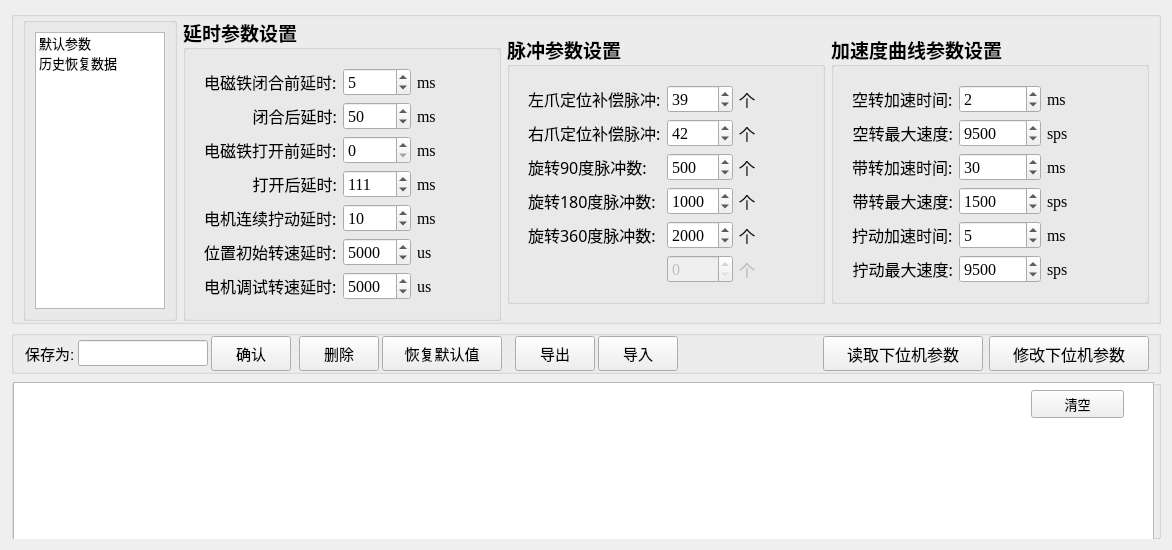
<?xml version="1.0" encoding="UTF-8"?>
<ui version="4.0">
 <class>DataSheetWidget</class>
 <widget class="QWidget" name="DataSheetWidget">
  <property name="geometry">
   <rect>
    <x>0</x>
    <y>0</y>
    <width>1172</width>
    <height>550</height>
   </rect>
  </property>
  <property name="sizePolicy">
   <sizepolicy hsizetype="Fixed" vsizetype="Fixed">
    <horstretch>0</horstretch>
    <verstretch>0</verstretch>
   </sizepolicy>
  </property>
  <property name="windowTitle">
   <string>Form</string>
  </property>
  <layout class="QVBoxLayout" name="verticalLayout_3">
   <item>
    <widget class="QGroupBox" name="paraHorizontalGroupBox">
     <property name="sizePolicy">
      <sizepolicy hsizetype="Maximum" vsizetype="Preferred">
       <horstretch>0</horstretch>
       <verstretch>0</verstretch>
      </sizepolicy>
     </property>
     <property name="minimumSize">
      <size>
       <width>1142</width>
       <height>0</height>
      </size>
     </property>
     <property name="maximumSize">
      <size>
       <width>1150</width>
       <height>16777215</height>
      </size>
     </property>
     <property name="alignment">
      <set>Qt::AlignCenter</set>
     </property>
     <property name="flat">
      <bool>false</bool>
     </property>
     <layout class="QHBoxLayout" name="horizontalLayout">
      <property name="sizeConstraint">
       <enum>QLayout::SetDefaultConstraint</enum>
      </property>
      <property name="topMargin">
       <number>0</number>
      </property>
      <property name="bottomMargin">
       <number>0</number>
      </property>
      <item>
       <widget class="QGroupBox" name="StrategyGroupBox">
        <property name="sizePolicy">
         <sizepolicy hsizetype="Maximum" vsizetype="Preferred">
          <horstretch>0</horstretch>
          <verstretch>0</verstretch>
         </sizepolicy>
        </property>
        <property name="minimumSize">
         <size>
          <width>0</width>
          <height>216</height>
         </size>
        </property>
        <property name="maximumSize">
         <size>
          <width>16777215</width>
          <height>16777215</height>
         </size>
        </property>
        <property name="font">
         <font>
          <pointsize>14</pointsize>
          <weight>75</weight>
          <bold>true</bold>
         </font>
        </property>
        <layout class="QVBoxLayout" name="verticalLayout_4">
         <item>
          <widget class="QListWidget" name="list_strategy">
           <property name="sizePolicy">
            <sizepolicy hsizetype="Minimum" vsizetype="Minimum">
             <horstretch>0</horstretch>
             <verstretch>0</verstretch>
            </sizepolicy>
           </property>
           <property name="minimumSize">
            <size>
             <width>130</width>
             <height>0</height>
            </size>
           </property>
           <property name="maximumSize">
            <size>
             <width>130</width>
             <height>16777215</height>
            </size>
           </property>
           <property name="font">
            <font>
             <pointsize>10</pointsize>
             <weight>50</weight>
             <bold>false</bold>
            </font>
           </property>
           <property name="editTriggers">
            <set>QAbstractItemView::EditKeyPressed|QAbstractItemView::SelectedClicked</set>
           </property>
           <property name="dragEnabled">
            <bool>true</bool>
           </property>
           <property name="currentRow">
            <number>-1</number>
           </property>
           <property name="sortingEnabled">
            <bool>false</bool>
           </property>
           <item>
            <property name="text">
             <string>默认参数</string>
            </property>
            <property name="font">
             <font>
              <pointsize>10</pointsize>
             </font>
            </property>
            <property name="flags">
             <set>ItemIsSelectable|ItemIsUserCheckable|ItemIsEnabled</set>
            </property>
           </item>
           <item>
            <property name="text">
             <string>历史恢复数据</string>
            </property>
            <property name="statusTip">
             <string/>
            </property>
            <property name="font">
             <font>
              <pointsize>10</pointsize>
              <kerning>true</kerning>
             </font>
            </property>
            <property name="textAlignment">
             <set>AlignLeading|AlignTop</set>
            </property>
            <property name="background">
             <brush brushstyle="NoBrush">
              <color alpha="255">
               <red>0</red>
               <green>0</green>
               <blue>0</blue>
              </color>
             </brush>
            </property>
            <property name="flags">
             <set>ItemIsSelectable|ItemIsUserCheckable|ItemIsEnabled</set>
            </property>
           </item>
          </widget>
         </item>
        </layout>
       </widget>
      </item>
      <item>
       <widget class="QGroupBox" name="TimeDelayGroupBox">
        <property name="enabled">
         <bool>true</bool>
        </property>
        <property name="sizePolicy">
         <sizepolicy hsizetype="Preferred" vsizetype="Maximum">
          <horstretch>0</horstretch>
          <verstretch>0</verstretch>
         </sizepolicy>
        </property>
        <property name="font">
         <font>
          <family>宋体</family>
          <pointsize>14</pointsize>
          <weight>75</weight>
          <bold>true</bold>
         </font>
        </property>
        <property name="title">
         <string>延时参数设置</string>
        </property>
        <property name="flat">
         <bool>false</bool>
        </property>
        <property name="checkable">
         <bool>false</bool>
        </property>
        <layout class="QVBoxLayout" name="TimeDelayverticalLayout">
         <item>
          <widget class="QFrame" name="gridFrame">
           <property name="font">
            <font>
             <family>宋体</family>
             <pointsize>12</pointsize>
             <weight>50</weight>
             <bold>false</bold>
            </font>
           </property>
           <layout class="QGridLayout" name="gridLayout">
            <item row="10" column="0">
             <widget class="QLabel" name="label_key06">
              <property name="text">
               <string>电机调试转速延时:</string>
              </property>
             </widget>
            </item>
            <item row="8" column="0">
             <widget class="QLabel" name="label_key04">
              <property name="text">
               <string>电机连续拧动延时:</string>
              </property>
             </widget>
            </item>
            <item row="10" column="1">
             <widget class="QSpinBox" name="spin_para06">
              <property name="font">
               <font>
                <family>Times New Roman</family>
               </font>
              </property>
              <property name="maximum">
               <number>99999</number>
              </property>
              <property name="value">
               <number>5000</number>
              </property>
             </widget>
            </item>
            <item row="3" column="2">
             <widget class="QLabel" name="label_2">
              <property name="font">
               <font>
                <family>Times New Roman</family>
               </font>
              </property>
              <property name="text">
               <string>ms</string>
              </property>
             </widget>
            </item>
            <item row="8" column="1">
             <widget class="QSpinBox" name="spin_para04">
              <property name="font">
               <font>
                <family>Times New Roman</family>
               </font>
              </property>
              <property name="maximum">
               <number>99999</number>
              </property>
              <property name="value">
               <number>10</number>
              </property>
             </widget>
            </item>
            <item row="9" column="1">
             <widget class="QSpinBox" name="spin_para05">
              <property name="font">
               <font>
                <family>Times New Roman</family>
               </font>
              </property>
              <property name="maximum">
               <number>99999</number>
              </property>
              <property name="value">
               <number>5000</number>
              </property>
             </widget>
            </item>
            <item row="3" column="1">
             <widget class="QSpinBox" name="spin_para01">
              <property name="font">
               <font>
                <family>Times New Roman</family>
               </font>
              </property>
              <property name="suffix">
               <string/>
              </property>
              <property name="prefix">
               <string/>
              </property>
              <property name="maximum">
               <number>99999</number>
              </property>
              <property name="value">
               <number>50</number>
              </property>
              <property name="displayIntegerBase">
               <number>10</number>
              </property>
             </widget>
            </item>
            <item row="3" column="0">
             <widget class="QLabel" name="label_key01">
              <property name="text">
               <string>闭合后延时:</string>
              </property>
              <property name="alignment">
               <set>Qt::AlignRight|Qt::AlignTrailing|Qt::AlignVCenter</set>
              </property>
             </widget>
            </item>
            <item row="9" column="0">
             <widget class="QLabel" name="label_key05">
              <property name="text">
               <string>位置初始转速延时:</string>
              </property>
             </widget>
            </item>
            <item row="9" column="2">
             <widget class="QLabel" name="label_10">
              <property name="font">
               <font>
                <family>Times New Roman</family>
               </font>
              </property>
              <property name="text">
               <string>us</string>
              </property>
             </widget>
            </item>
            <item row="10" column="2">
             <widget class="QLabel" name="label_11">
              <property name="font">
               <font>
                <family>Times New Roman</family>
               </font>
              </property>
              <property name="text">
               <string>us</string>
              </property>
             </widget>
            </item>
            <item row="8" column="2">
             <widget class="QLabel" name="label_9">
              <property name="font">
               <font>
                <family>Times New Roman</family>
               </font>
              </property>
              <property name="text">
               <string>ms</string>
              </property>
             </widget>
            </item>
            <item row="0" column="2">
             <widget class="QLabel" name="label_12">
              <property name="enabled">
               <bool>true</bool>
              </property>
              <property name="font">
               <font>
                <family>Times New Roman</family>
               </font>
              </property>
              <property name="text">
               <string>ms</string>
              </property>
             </widget>
            </item>
            <item row="0" column="0">
             <widget class="QLabel" name="label_key00">
              <property name="enabled">
               <bool>true</bool>
              </property>
              <property name="text">
               <string>电磁铁闭合前延时:</string>
              </property>
             </widget>
            </item>
            <item row="7" column="2">
             <widget class="QLabel" name="label_4">
              <property name="font">
               <font>
                <family>Times New Roman</family>
               </font>
              </property>
              <property name="text">
               <string>ms</string>
              </property>
             </widget>
            </item>
            <item row="7" column="1">
             <widget class="QSpinBox" name="spin_para03">
              <property name="font">
               <font>
                <family>Times New Roman</family>
               </font>
              </property>
              <property name="maximum">
               <number>99999</number>
              </property>
              <property name="value">
               <number>111</number>
              </property>
             </widget>
            </item>
            <item row="7" column="0">
             <widget class="QLabel" name="label_key03">
              <property name="text">
               <string>打开后延时:</string>
              </property>
              <property name="alignment">
               <set>Qt::AlignRight|Qt::AlignTrailing|Qt::AlignVCenter</set>
              </property>
             </widget>
            </item>
            <item row="0" column="1">
             <widget class="QSpinBox" name="spin_para00">
              <property name="enabled">
               <bool>true</bool>
              </property>
              <property name="font">
               <font>
                <family>Times New Roman</family>
               </font>
              </property>
              <property name="suffix">
               <string/>
              </property>
              <property name="value">
               <number>5</number>
              </property>
             </widget>
            </item>
            <item row="4" column="0">
             <widget class="QLabel" name="label_key02">
              <property name="text">
               <string>电磁铁打开前延时:</string>
              </property>
             </widget>
            </item>
            <item row="4" column="1">
             <widget class="QSpinBox" name="spin_para02">
              <property name="font">
               <font>
                <family>Times New Roman</family>
               </font>
              </property>
              <property name="value">
               <number>0</number>
              </property>
             </widget>
            </item>
            <item row="4" column="2">
             <widget class="QLabel" name="label">
              <property name="font">
               <font>
                <family>Times New Roman</family>
               </font>
              </property>
              <property name="text">
               <string>ms</string>
              </property>
             </widget>
            </item>
           </layout>
          </widget>
         </item>
        </layout>
       </widget>
      </item>
      <item>
       <widget class="QGroupBox" name="PulseGroupBox">
        <property name="sizePolicy">
         <sizepolicy hsizetype="Preferred" vsizetype="Maximum">
          <horstretch>0</horstretch>
          <verstretch>0</verstretch>
         </sizepolicy>
        </property>
        <property name="font">
         <font>
          <family>宋体</family>
          <pointsize>14</pointsize>
          <weight>75</weight>
          <bold>true</bold>
         </font>
        </property>
        <property name="title">
         <string>脉冲参数设置</string>
        </property>
        <layout class="QVBoxLayout" name="verticalLayout_2">
         <item>
          <widget class="QFrame" name="PulseGridFrame">
           <property name="sizePolicy">
            <sizepolicy hsizetype="Preferred" vsizetype="Preferred">
             <horstretch>0</horstretch>
             <verstretch>0</verstretch>
            </sizepolicy>
           </property>
           <property name="font">
            <font>
             <pointsize>12</pointsize>
             <weight>50</weight>
             <bold>false</bold>
            </font>
           </property>
           <layout class="QGridLayout" name="gridLayout_2">
            <item row="2" column="1">
             <widget class="QSpinBox" name="spin_para12">
              <property name="enabled">
               <bool>true</bool>
              </property>
              <property name="font">
               <font>
                <family>Times New Roman</family>
               </font>
              </property>
              <property name="maximum">
               <number>9999</number>
              </property>
              <property name="value">
               <number>500</number>
              </property>
             </widget>
            </item>
            <item row="0" column="0">
             <widget class="QLabel" name="label_key10">
              <property name="text">
               <string>左爪定位补偿脉冲:</string>
              </property>
             </widget>
            </item>
            <item row="0" column="1">
             <widget class="QSpinBox" name="spin_para10">
              <property name="font">
               <font>
                <family>Times New Roman</family>
               </font>
              </property>
              <property name="maximum">
               <number>9999</number>
              </property>
              <property name="value">
               <number>39</number>
              </property>
             </widget>
            </item>
            <item row="0" column="2">
             <widget class="QLabel" name="label_P1_2">
              <property name="text">
               <string>个</string>
              </property>
             </widget>
            </item>
            <item row="1" column="1">
             <widget class="QSpinBox" name="spin_para11">
              <property name="font">
               <font>
                <family>Times New Roman</family>
               </font>
              </property>
              <property name="maximum">
               <number>9999</number>
              </property>
              <property name="value">
               <number>42</number>
              </property>
             </widget>
            </item>
            <item row="1" column="0">
             <widget class="QLabel" name="label_key11">
              <property name="text">
               <string>右爪定位补偿脉冲:</string>
              </property>
             </widget>
            </item>
            <item row="3" column="0">
             <widget class="QLabel" name="label_key13">
              <property name="enabled">
               <bool>true</bool>
              </property>
              <property name="text">
               <string>旋转180度脉冲数:</string>
              </property>
              <property name="buddy">
               <cstring>label_key13</cstring>
              </property>
             </widget>
            </item>
            <item row="1" column="2">
             <widget class="QLabel" name="label_P2_2">
              <property name="text">
               <string>个</string>
              </property>
             </widget>
            </item>
            <item row="3" column="1">
             <widget class="QSpinBox" name="spin_para13">
              <property name="enabled">
               <bool>true</bool>
              </property>
              <property name="font">
               <font>
                <family>Times New Roman</family>
               </font>
              </property>
              <property name="maximum">
               <number>9999</number>
              </property>
              <property name="value">
               <number>1000</number>
              </property>
             </widget>
            </item>
            <item row="2" column="0">
             <widget class="QLabel" name="label_key12">
              <property name="enabled">
               <bool>true</bool>
              </property>
              <property name="text">
               <string>旋转90度脉冲数:</string>
              </property>
             </widget>
            </item>
            <item row="4" column="0">
             <widget class="QLabel" name="label_key14">
              <property name="enabled">
               <bool>true</bool>
              </property>
              <property name="text">
               <string>旋转360度脉冲数:</string>
              </property>
             </widget>
            </item>
            <item row="5" column="0">
             <widget class="QLabel" name="label_20">
              <property name="text">
               <string/>
              </property>
             </widget>
            </item>
            <item row="4" column="1">
             <widget class="QSpinBox" name="spin_para14">
              <property name="enabled">
               <bool>true</bool>
              </property>
              <property name="font">
               <font>
                <family>Times New Roman</family>
               </font>
              </property>
              <property name="maximum">
               <number>9999</number>
              </property>
              <property name="value">
               <number>2000</number>
              </property>
             </widget>
            </item>
            <item row="5" column="1">
             <widget class="QSpinBox" name="spinBox_12">
              <property name="enabled">
               <bool>false</bool>
              </property>
              <property name="font">
               <font>
                <family>Times New Roman</family>
               </font>
              </property>
             </widget>
            </item>
            <item row="2" column="2">
             <widget class="QLabel" name="label_21">
              <property name="enabled">
               <bool>true</bool>
              </property>
              <property name="text">
               <string>个</string>
              </property>
             </widget>
            </item>
            <item row="3" column="2">
             <widget class="QLabel" name="label_22">
              <property name="enabled">
               <bool>true</bool>
              </property>
              <property name="text">
               <string>个</string>
              </property>
             </widget>
            </item>
            <item row="4" column="2">
             <widget class="QLabel" name="label_23">
              <property name="enabled">
               <bool>true</bool>
              </property>
              <property name="text">
               <string>个</string>
              </property>
             </widget>
            </item>
            <item row="5" column="2">
             <widget class="QLabel" name="label_P6_2">
              <property name="enabled">
               <bool>false</bool>
              </property>
              <property name="text">
               <string>个</string>
              </property>
             </widget>
            </item>
           </layout>
          </widget>
         </item>
        </layout>
       </widget>
      </item>
      <item>
       <widget class="QGroupBox" name="SCurveGroupBox">
        <property name="sizePolicy">
         <sizepolicy hsizetype="Preferred" vsizetype="Maximum">
          <horstretch>0</horstretch>
          <verstretch>0</verstretch>
         </sizepolicy>
        </property>
        <property name="font">
         <font>
          <family>宋体</family>
          <pointsize>14</pointsize>
          <weight>75</weight>
          <bold>true</bold>
         </font>
        </property>
        <property name="title">
         <string>加速度曲线参数设置</string>
        </property>
        <layout class="QVBoxLayout" name="verticalLayout">
         <item>
          <widget class="QFrame" name="SCurveGridFrame">
           <property name="font">
            <font>
             <family>宋体</family>
             <pointsize>12</pointsize>
             <weight>50</weight>
             <bold>false</bold>
            </font>
           </property>
           <layout class="QGridLayout" name="gridLayout_4">
            <item row="0" column="0">
             <widget class="QLabel" name="label_key20">
              <property name="text">
               <string>空转加速时间:</string>
              </property>
             </widget>
            </item>
            <item row="0" column="2">
             <widget class="QLabel" name="label_38">
              <property name="font">
               <font>
                <family>Times New Roman</family>
                <pointsize>12</pointsize>
               </font>
              </property>
              <property name="text">
               <string>ms</string>
              </property>
             </widget>
            </item>
            <item row="0" column="1">
             <widget class="QSpinBox" name="spin_para20">
              <property name="font">
               <font>
                <family>Times New Roman</family>
                <pointsize>12</pointsize>
               </font>
              </property>
              <property name="maximum">
               <number>999</number>
              </property>
              <property name="value">
               <number>2</number>
              </property>
             </widget>
            </item>
            <item row="1" column="0">
             <widget class="QLabel" name="label_key21">
              <property name="text">
               <string>空转最大速度:</string>
              </property>
              <property name="alignment">
               <set>Qt::AlignRight|Qt::AlignTrailing|Qt::AlignVCenter</set>
              </property>
             </widget>
            </item>
            <item row="1" column="2">
             <widget class="QLabel" name="label_41">
              <property name="font">
               <font>
                <family>Times New Roman</family>
                <pointsize>12</pointsize>
               </font>
              </property>
              <property name="text">
               <string>sps</string>
              </property>
             </widget>
            </item>
            <item row="2" column="0">
             <widget class="QLabel" name="label_key22">
              <property name="text">
               <string>带转加速时间:</string>
              </property>
             </widget>
            </item>
            <item row="3" column="0">
             <widget class="QLabel" name="label_key23">
              <property name="layoutDirection">
               <enum>Qt::LeftToRight</enum>
              </property>
              <property name="text">
               <string>带转最大速度:</string>
              </property>
              <property name="alignment">
               <set>Qt::AlignRight|Qt::AlignTrailing|Qt::AlignVCenter</set>
              </property>
             </widget>
            </item>
            <item row="3" column="2">
             <widget class="QLabel" name="label_46">
              <property name="font">
               <font>
                <family>Times New Roman</family>
                <pointsize>12</pointsize>
               </font>
              </property>
              <property name="text">
               <string>sps</string>
              </property>
             </widget>
            </item>
            <item row="4" column="0">
             <widget class="QLabel" name="label_key24">
              <property name="text">
               <string>拧动加速时间:</string>
              </property>
             </widget>
            </item>
            <item row="4" column="1">
             <widget class="QSpinBox" name="spin_para24">
              <property name="font">
               <font>
                <family>Times New Roman</family>
                <pointsize>12</pointsize>
               </font>
              </property>
              <property name="maximum">
               <number>999</number>
              </property>
              <property name="value">
               <number>5</number>
              </property>
             </widget>
            </item>
            <item row="4" column="2">
             <widget class="QLabel" name="label_47">
              <property name="font">
               <font>
                <family>Times New Roman</family>
                <pointsize>12</pointsize>
               </font>
              </property>
              <property name="text">
               <string>ms</string>
              </property>
             </widget>
            </item>
            <item row="2" column="1">
             <widget class="QSpinBox" name="spin_para22">
              <property name="font">
               <font>
                <family>Times New Roman</family>
                <pointsize>12</pointsize>
               </font>
              </property>
              <property name="maximum">
               <number>999</number>
              </property>
              <property name="value">
               <number>30</number>
              </property>
             </widget>
            </item>
            <item row="5" column="0">
             <widget class="QLabel" name="label_key25">
              <property name="text">
               <string>拧动最大速度:</string>
              </property>
              <property name="alignment">
               <set>Qt::AlignRight|Qt::AlignTrailing|Qt::AlignVCenter</set>
              </property>
             </widget>
            </item>
            <item row="2" column="2">
             <widget class="QLabel" name="label_45">
              <property name="font">
               <font>
                <family>Times New Roman</family>
                <pointsize>12</pointsize>
               </font>
              </property>
              <property name="text">
               <string>ms</string>
              </property>
             </widget>
            </item>
            <item row="5" column="2">
             <widget class="QLabel" name="label_48">
              <property name="font">
               <font>
                <family>Times New Roman</family>
                <pointsize>12</pointsize>
               </font>
              </property>
              <property name="text">
               <string>sps</string>
              </property>
             </widget>
            </item>
            <item row="1" column="1">
             <widget class="QSpinBox" name="spin_para21">
              <property name="font">
               <font>
                <family>Times New Roman</family>
                <pointsize>12</pointsize>
               </font>
              </property>
              <property name="maximum">
               <number>9999</number>
              </property>
              <property name="value">
               <number>9500</number>
              </property>
             </widget>
            </item>
            <item row="3" column="1">
             <widget class="QSpinBox" name="spin_para23">
              <property name="font">
               <font>
                <family>Times New Roman</family>
                <pointsize>12</pointsize>
               </font>
              </property>
              <property name="maximum">
               <number>9999</number>
              </property>
              <property name="value">
               <number>1500</number>
              </property>
             </widget>
            </item>
            <item row="5" column="1">
             <widget class="QSpinBox" name="spin_para25">
              <property name="font">
               <font>
                <family>Times New Roman</family>
                <pointsize>12</pointsize>
               </font>
              </property>
              <property name="maximum">
               <number>9999</number>
              </property>
              <property name="value">
               <number>9500</number>
              </property>
             </widget>
            </item>
           </layout>
          </widget>
         </item>
        </layout>
       </widget>
      </item>
     </layout>
    </widget>
   </item>
   <item>
    <widget class="QGroupBox" name="buttomHorizontalGroupBox">
     <property name="sizePolicy">
      <sizepolicy hsizetype="Minimum" vsizetype="Maximum">
       <horstretch>0</horstretch>
       <verstretch>0</verstretch>
      </sizepolicy>
     </property>
     <property name="minimumSize">
      <size>
       <width>1141</width>
       <height>0</height>
      </size>
     </property>
     <property name="maximumSize">
      <size>
       <width>1150</width>
       <height>16777215</height>
      </size>
     </property>
     <layout class="QHBoxLayout" name="horizontalLayout_2">
      <property name="leftMargin">
       <number>0</number>
      </property>
      <property name="topMargin">
       <number>0</number>
      </property>
      <property name="bottomMargin">
       <number>0</number>
      </property>
      <item>
       <layout class="QVBoxLayout" name="StrategyGroupVerticalLayout">
        <property name="spacing">
         <number>0</number>
        </property>
        <item>
         <widget class="QFrame" name="horizontalFrame">
          <layout class="QHBoxLayout" name="paraSaveHorizontalLayout">
           <property name="spacing">
            <number>3</number>
           </property>
           <property name="leftMargin">
            <number>11</number>
           </property>
           <property name="topMargin">
            <number>0</number>
           </property>
           <property name="rightMargin">
            <number>11</number>
           </property>
           <property name="bottomMargin">
            <number>0</number>
           </property>
           <item>
            <widget class="QLabel" name="label_13">
             <property name="font">
              <font>
               <pointsize>11</pointsize>
              </font>
             </property>
             <property name="text">
              <string>保存为:</string>
             </property>
            </widget>
           </item>
           <item>
            <widget class="QLineEdit" name="text_versionName">
             <property name="sizePolicy">
              <sizepolicy hsizetype="Maximum" vsizetype="Fixed">
               <horstretch>0</horstretch>
               <verstretch>0</verstretch>
              </sizepolicy>
             </property>
             <property name="minimumSize">
              <size>
               <width>130</width>
               <height>0</height>
              </size>
             </property>
             <property name="maximumSize">
              <size>
               <width>60</width>
               <height>16777215</height>
              </size>
             </property>
             <property name="font">
              <font>
               <pointsize>11</pointsize>
              </font>
             </property>
            </widget>
           </item>
           <item>
            <widget class="QPushButton" name="btn_saveStrategy">
             <property name="sizePolicy">
              <sizepolicy hsizetype="Preferred" vsizetype="Minimum">
               <horstretch>0</horstretch>
               <verstretch>0</verstretch>
              </sizepolicy>
             </property>
             <property name="font">
              <font>
               <pointsize>11</pointsize>
              </font>
             </property>
             <property name="text">
              <string>确认</string>
             </property>
            </widget>
           </item>
           <item>
            <spacer name="horizontalSpacer_2">
             <property name="orientation">
              <enum>Qt::Horizontal</enum>
             </property>
             <property name="sizeType">
              <enum>QSizePolicy::Maximum</enum>
             </property>
             <property name="sizeHint" stdset="0">
              <size>
               <width>5</width>
               <height>20</height>
              </size>
             </property>
            </spacer>
           </item>
           <item>
            <widget class="QPushButton" name="btn_delStrategy">
             <property name="sizePolicy">
              <sizepolicy hsizetype="Preferred" vsizetype="Minimum">
               <horstretch>0</horstretch>
               <verstretch>0</verstretch>
              </sizepolicy>
             </property>
             <property name="font">
              <font>
               <pointsize>11</pointsize>
              </font>
             </property>
             <property name="text">
              <string>删除</string>
             </property>
            </widget>
           </item>
           <item>
            <widget class="QPushButton" name="btn_resetStrategy">
             <property name="sizePolicy">
              <sizepolicy hsizetype="Maximum" vsizetype="Minimum">
               <horstretch>0</horstretch>
               <verstretch>0</verstretch>
              </sizepolicy>
             </property>
             <property name="minimumSize">
              <size>
               <width>120</width>
               <height>0</height>
              </size>
             </property>
             <property name="maximumSize">
              <size>
               <width>110</width>
               <height>16777215</height>
              </size>
             </property>
             <property name="font">
              <font>
               <pointsize>11</pointsize>
              </font>
             </property>
             <property name="text">
              <string>恢复默认值</string>
             </property>
            </widget>
           </item>
           <item>
            <spacer name="horizontalSpacer_5">
             <property name="orientation">
              <enum>Qt::Horizontal</enum>
             </property>
             <property name="sizeType">
              <enum>QSizePolicy::Maximum</enum>
             </property>
             <property name="sizeHint" stdset="0">
              <size>
               <width>10</width>
               <height>20</height>
              </size>
             </property>
            </spacer>
           </item>
           <item>
            <widget class="QPushButton" name="btn_exportFile">
             <property name="sizePolicy">
              <sizepolicy hsizetype="Preferred" vsizetype="Minimum">
               <horstretch>0</horstretch>
               <verstretch>0</verstretch>
              </sizepolicy>
             </property>
             <property name="font">
              <font>
               <pointsize>11</pointsize>
              </font>
             </property>
             <property name="text">
              <string>导出</string>
             </property>
            </widget>
           </item>
           <item>
            <widget class="QPushButton" name="btn_importFile">
             <property name="sizePolicy">
              <sizepolicy hsizetype="Preferred" vsizetype="Minimum">
               <horstretch>0</horstretch>
               <verstretch>0</verstretch>
              </sizepolicy>
             </property>
             <property name="font">
              <font>
               <pointsize>11</pointsize>
              </font>
             </property>
             <property name="text">
              <string>导入</string>
             </property>
            </widget>
           </item>
           <item>
            <spacer name="horizontalSpacer_6">
             <property name="orientation">
              <enum>Qt::Horizontal</enum>
             </property>
             <property name="sizeType">
              <enum>QSizePolicy::Maximum</enum>
             </property>
             <property name="sizeHint" stdset="0">
              <size>
               <width>10</width>
               <height>20</height>
              </size>
             </property>
            </spacer>
           </item>
          </layout>
         </widget>
        </item>
       </layout>
      </item>
      <item>
       <spacer name="horizontalSpacer">
        <property name="orientation">
         <enum>Qt::Horizontal</enum>
        </property>
        <property name="sizeType">
         <enum>QSizePolicy::Maximum</enum>
        </property>
        <property name="sizeHint" stdset="0">
         <size>
          <width>10</width>
          <height>20</height>
         </size>
        </property>
       </spacer>
      </item>
      <item>
       <widget class="QLabel" name="label_message">
        <property name="font">
         <font>
          <family>宋体</family>
          <pointsize>12</pointsize>
         </font>
        </property>
        <property name="text">
         <string/>
        </property>
        <property name="textFormat">
         <enum>Qt::AutoText</enum>
        </property>
       </widget>
      </item>
      <item>
       <widget class="QPushButton" name="btn_readPara">
        <property name="sizePolicy">
         <sizepolicy hsizetype="Preferred" vsizetype="Minimum">
          <horstretch>0</horstretch>
          <verstretch>0</verstretch>
         </sizepolicy>
        </property>
        <property name="minimumSize">
         <size>
          <width>160</width>
          <height>35</height>
         </size>
        </property>
        <property name="maximumSize">
         <size>
          <width>16777215</width>
          <height>50</height>
         </size>
        </property>
        <property name="font">
         <font>
          <family>宋体</family>
          <pointsize>12</pointsize>
         </font>
        </property>
        <property name="text">
         <string>读取下位机参数</string>
        </property>
       </widget>
      </item>
      <item>
       <widget class="QPushButton" name="btn_confModi">
        <property name="enabled">
         <bool>true</bool>
        </property>
        <property name="sizePolicy">
         <sizepolicy hsizetype="Preferred" vsizetype="Minimum">
          <horstretch>0</horstretch>
          <verstretch>0</verstretch>
         </sizepolicy>
        </property>
        <property name="minimumSize">
         <size>
          <width>160</width>
          <height>35</height>
         </size>
        </property>
        <property name="maximumSize">
         <size>
          <width>16777215</width>
          <height>50</height>
         </size>
        </property>
        <property name="font">
         <font>
          <family>宋体</family>
          <pointsize>12</pointsize>
         </font>
        </property>
        <property name="cursor">
         <cursorShape>ArrowCursor</cursorShape>
        </property>
        <property name="autoFillBackground">
         <bool>false</bool>
        </property>
        <property name="text">
         <string>修改下位机参数</string>
        </property>
        <property name="checkable">
         <bool>false</bool>
        </property>
        <property name="autoRepeat">
         <bool>false</bool>
        </property>
        <property name="autoExclusive">
         <bool>false</bool>
        </property>
        <property name="autoDefault">
         <bool>false</bool>
        </property>
        <property name="default">
         <bool>false</bool>
        </property>
        <property name="flat">
         <bool>false</bool>
        </property>
       </widget>
      </item>
     </layout>
    </widget>
   </item>
   <item>
    <widget class="QGroupBox" name="horizontalGroupBox">
     <property name="sizePolicy">
      <sizepolicy hsizetype="Minimum" vsizetype="Preferred">
       <horstretch>0</horstretch>
       <verstretch>0</verstretch>
      </sizepolicy>
     </property>
     <property name="minimumSize">
      <size>
       <width>1142</width>
       <height>0</height>
      </size>
     </property>
     <property name="maximumSize">
      <size>
       <width>1150</width>
       <height>16777215</height>
      </size>
     </property>
     <widget class="QPlainTextEdit" name="text_portMessage">
      <property name="geometry">
       <rect>
        <x>2</x>
        <y>2</y>
        <width>1141</width>
        <height>231</height>
       </rect>
      </property>
      <property name="sizePolicy">
       <sizepolicy hsizetype="Expanding" vsizetype="Preferred">
        <horstretch>0</horstretch>
        <verstretch>0</verstretch>
       </sizepolicy>
      </property>
      <property name="font">
       <font>
        <pointsize>12</pointsize>
       </font>
      </property>
      <property name="centerOnScroll">
       <bool>true</bool>
      </property>
     </widget>
     <widget class="QPushButton" name="btn_clearMessage">
      <property name="geometry">
       <rect>
        <x>1020</x>
        <y>10</y>
        <width>93</width>
        <height>28</height>
       </rect>
      </property>
      <property name="font">
       <font>
        <pointsize>10</pointsize>
       </font>
      </property>
      <property name="text">
       <string>清空</string>
      </property>
     </widget>
    </widget>
   </item>
  </layout>
 </widget>
 <resources/>
 <connections/>
</ui>
